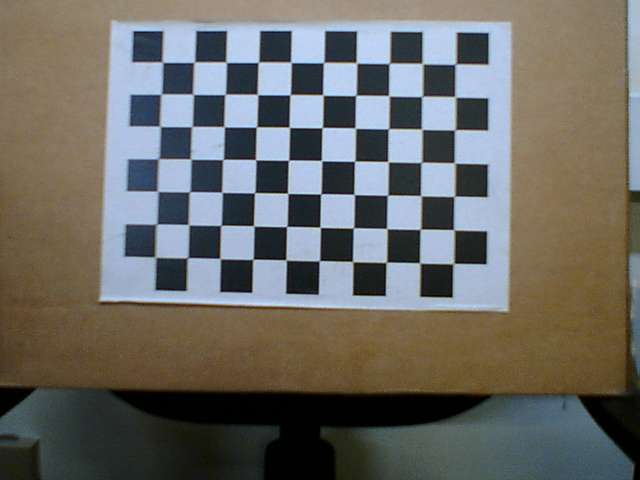
#> input picture 02-calibracao-camera/imagens/tabuleiro_01.png, 640 x 480 px; its folder holds 3 pictures in this run
$ python calibracao_tabuleiro.py
#> lines starting #> are read from the running program, lines starting #| are printed output that depends on the picture
from pathlib import Path

import numpy as np
import yaml
import cv2

# Define el tamaño del patrón (número de esquinas)
patron_size = (10, 7)  # Esquinas internas de un tablero de 11x8 casillas

# Prepara las coordenadas de los puntos del patrón
objp = np.zeros((np.prod(patron_size), 3), dtype=np.float32)
objp[:, :2] = np.mgrid[0:patron_size[0], 0:patron_size[1]].T.reshape(-1, 2)

# Arrays para almacenar puntos de imagen y puntos de objeto de todas las imágenes
objpoints = []  # 3D puntos del mundo real
imgpoints = []  # 2D puntos de la imagen

# Lista de imágenes del patrón (reemplaza con tus propias imágenes)
images = sorted(str(p) for p in (Path(__file__).resolve().parent / 'imagens').glob('tabuleiro_*.png'))

for fname in images:
    img = cv2.imread(fname)
#> img is the input picture: shape (480, 640, 3); mean B, G, R 101.1, 105.9, 106.7
    if img is None:
        print(f'Error al cargar la imagen: {fname}')
        continue

    gray = cv2.cvtColor(img, cv2.COLOR_BGR2GRAY)
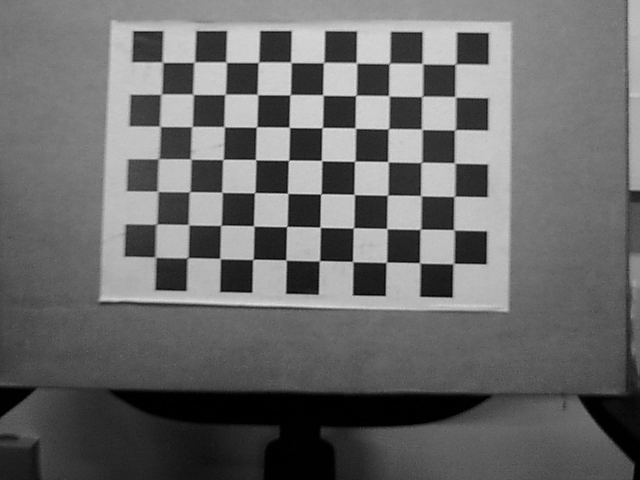
#> gray: shape (480, 640); min 0, max 223, mean 105.6

    # Intenta encontrar el patrón en la imagen
    ret, corners = cv2.findChessboardCorners(gray, patron_size, None)
#> ret = True; corners = 70 rows, first 8: [162.9, 62.55], [194.1, 62.2], [226.3, 62.34], [258.3, 62.45], [290.9, 62.51], [323.2, 62.81], [356.5, 62.93], [388.9, 63.92]

    if ret == True:
        objpoints.append(objp)
        imgpoints.append(corners)
#> pass 2 of the loop `for fname in images:`:
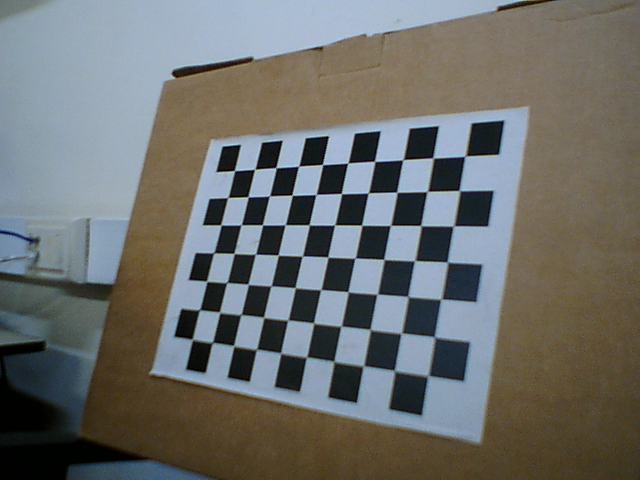
#> input picture 02-calibracao-camera/imagens/tabuleiro_02.png, 640 x 480 px
#> img is the input picture: shape (480, 640, 3); mean B, G, R 107.4, 109.9, 108
#> `gray = cv2.cvtColor(img, cv2.COLOR_BGR2GRAY)`:
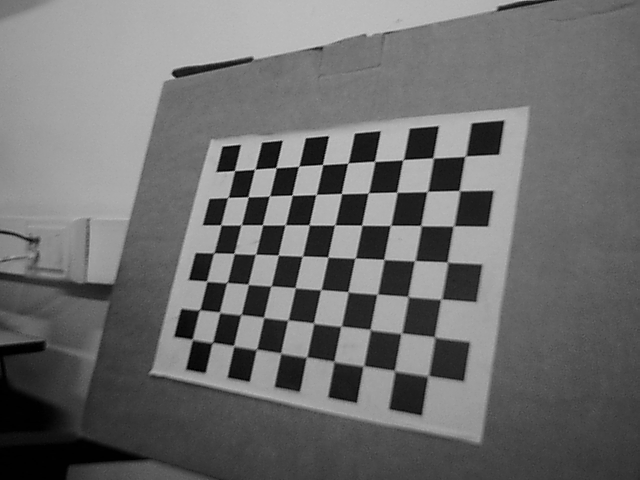
#> gray: shape (480, 640); min 0, max 206, mean 109
#> corners = 70 rows, first 8: [234.5, 170.5], [254.5, 169.2], [275.7, 167.6], [298.9, 166.2], [322.5, 164.5], [347.9, 163.2], [374.5, 161.3], [402.7, 160.1]
#> pass 3 of the loop `for fname in images:`:
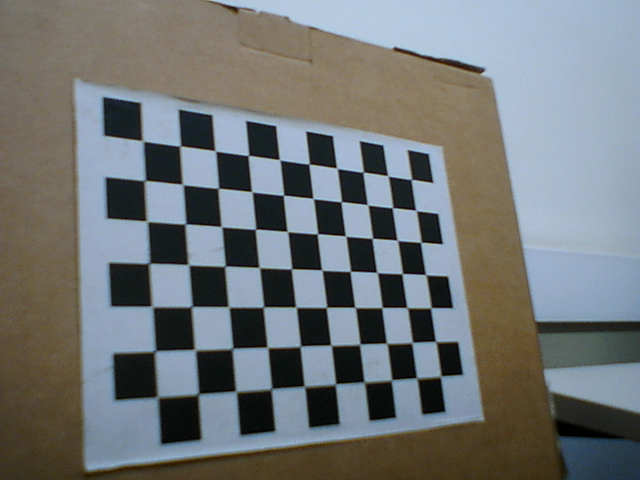
#> input picture 02-calibracao-camera/imagens/tabuleiro_03.png, 640 x 480 px
#> img is the input picture: shape (480, 640, 3); mean B, G, R 118.6, 117.4, 112.8
#> `gray = cv2.cvtColor(img, cv2.COLOR_BGR2GRAY)`:
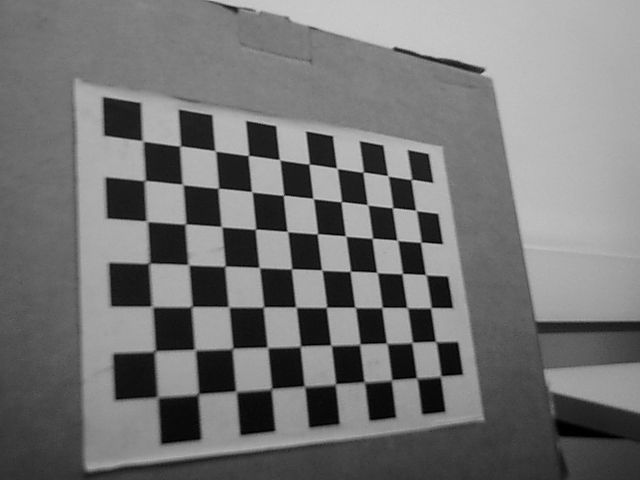
#> gray: shape (480, 640); min 0, max 206, mean 116.2
#> corners = 70 rows, first 8: [143, 141], [180.5, 146.1], [215.1, 151], [248.4, 155.3], [279.7, 159.7], [309.1, 163.9], [336.8, 168.2], [363.1, 171.9]

# Calibra la cámara
ret, mtx, dist, rvecs, tvecs = cv2.calibrateCamera(objpoints, imgpoints, gray.shape[::-1], None, None)
#> ret = 0.442; mtx = [[728, 0, 298.9], [0, 735.4, 241.7], [0, 0, 1]]; dist = [[-0.248, 2.51, 0.00507, -0.00018, -11.71]]; rvecs = ([-0.0421, 0.0574, 0.0216], [-0.297, 0.698, 0.129], [-0.271, -0.632, -0.0294]); tvecs = ([-4.24, -5.53, 22.34], [-2.29, -2.49, 25.64], [-3.76, -2.42, 17.36])

# Guarda los parámetros de calibración en un archivo YAML
calibration_data = {
    'Camera.fx': float(mtx[0, 0]),
    'Camera.fy': float(mtx[1, 1]),
    'Camera.cx': float(mtx[0, 2]),
    'Camera.cy': float(mtx[1, 2]),
    'Camera.k1': float(dist.ravel()[0]),
    'Camera.k2': float(dist.ravel()[1]),
    'Camera.p1': float(dist.ravel()[2]),
    'Camera.p2': float(dist.ravel()[3]),
    'Camera.k3': float(dist.ravel()[4]),
    'Camera.fps': 30.0,  # Ajusta la tasa de fotogramas según corresponda
    'Camera.RGB': 1
}

with open('calibracion.yaml', 'w') as f:
    yaml.dump(calibration_data, f)
print("Calibración completa. Parámetros guardados en calibracion.yaml")
print(images)
